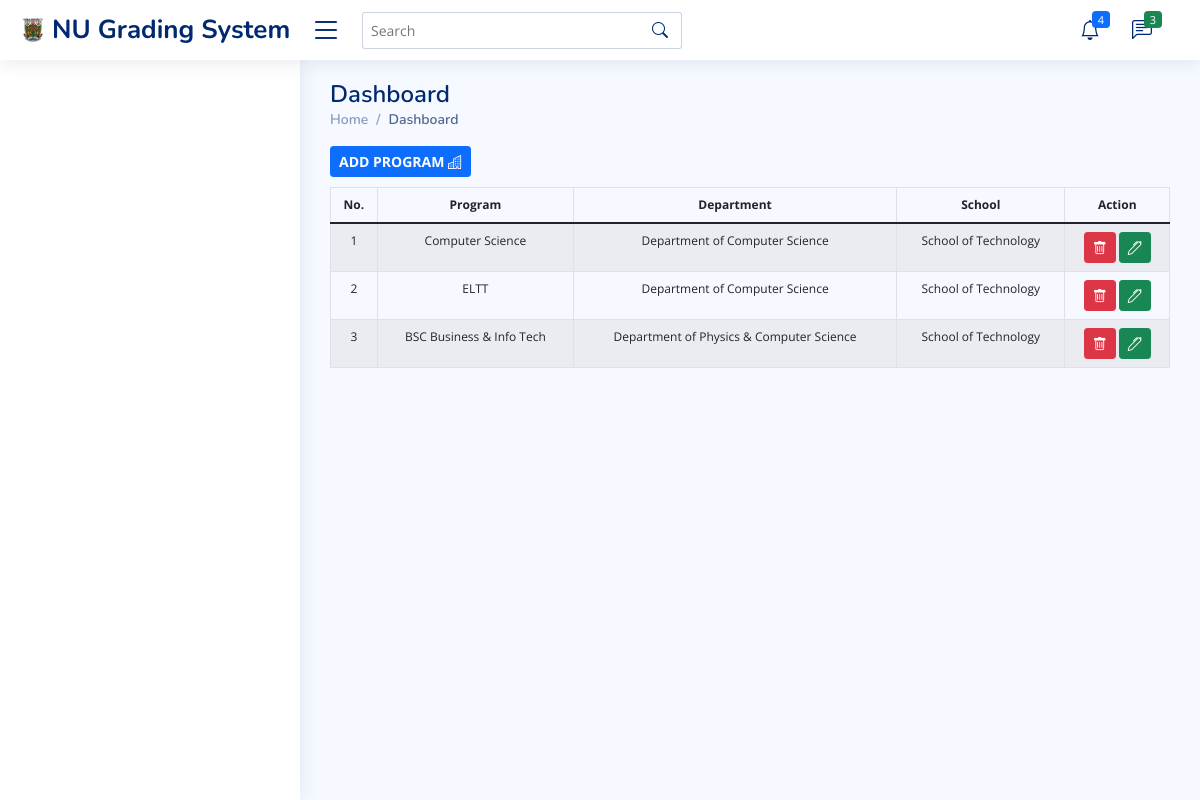
The page /dashboard/add-program.php on the database its author committed.
### tables this page shows
CREATE TABLE `tblprogram` (
  `id` int(11) NOT NULL,
  `program` varchar(100) NOT NULL,
  `department` int(11) DEFAULT NULL,
  `school` int(11) DEFAULT NULL
);

CREATE TABLE `tbldepartment` (
  `id` int(11) NOT NULL,
  `department` varchar(100) NOT NULL
);

CREATE TABLE `tblschool` (
  `id` int(11) NOT NULL,
  `school` varchar(100) NOT NULL
);

### controller/DBconfig.php (called while the page is built, shortened)
<?php
class DBConfig {
    public function db_connect (){
        $this->conn = mysqli_connect (Dbhostname , Dbusername , Dbhostpass, Dbname);
}
}
?>

### controller/Controller.php (called while the page is built, shortened)
<?php
include 'DBConfig.php';
class Controller extends DBConfig {
    public function readProgramComponent($id = null){
    $query = "SELECT * FROM tblprogram tblprog JOIN tbldepartment tbldep ON tblprog.department = tbldep.id
             JOIN tblschool tblsch ON tblprog.school = tblsch.id";
    $queryrun = mysqli_query($this->conn, $query);
    return $queryrun;
}
}
$Controller = new Controller ();
?>

### dashboard/add-program.php (the view, shortened to what this page needs)
<?php include 'dashboard-header.php';
$readquery = $Controller->readProgramComponent();
?>
<?php include 'dashboard-sidebar.php';?>
  <main id="main" class="main">
    <div class="pagetitle">
      <h1>Dashboard</h1>
      <nav>
        <ol class="breadcrumb">
          <li class="breadcrumb-item"><a href="dashboard.php">Home</a></li>
          <li class="breadcrumb-item active">Dashboard</li>
        </ol>
        <div class="btn-group me-2">
            <button  class="btn btn-sm btn-primary fw-bold"  data-bs-toggle="modal" data-bs-target="#adminAdd">ADD PROGRAM <i class="bi bi-building"></i> </button>
          </div>
      </nav>
    </div>
<table class="table table-striped table-bordered table-hover table-responsive datatable" style="font-size:12px" cellspacing="0">
          <thead class="text-center">
            <tr>
              <th>No.</th>
              <th>Program</th>
              <th>Department</th>
              <th>School</th>
              <th>Action</th>
            </tr>
          </thead>
          <tbody class="text-center">
            <tr>
    <?php
     $i = 1;
     while($row = mysqli_fetch_assoc($readquery)){ ?>
     <td><?php echo $i++?></td>
    <td><?php echo $row['program'];?></td>
    <td><?php echo $row['department'];?></td>
    <td><?php echo $row['school'];?></td>
<td>
  <a href="add-program.php?deletedata=<?php echo $row['id'];?>" class="text-white mr-2 text-decoration-none btn btn-danger btn-sm" onclick="return confirm('Do you want to remove this data?')";
    title="Delete"><i class="bi bi-trash"></i> </a>
    <a href="edit-program.php?editdata=<?php echo $row['id'];?>" class="text-white mr-2 text-decoration-none btn btn-success btn-sm" onclick="return confirm('Do you want to edit this data?')";
    title="Delete"><i class="bi bi-pen"></i> </a>
</td>
</tr>
<?php } ?>
          </tbody>
        </table>
  </main>
  <?php include 'dashboard-footer.php';?>

### dashboard/assets/css/style.css (style rules this page uses)
:root { scroll-behavior: smooth; }
body { font-family: "Open Sans", sans-serif; background: #f6f9ff; color: #444444; }
a { color: #4154f1; text-decoration: none; }
h1, h2, h3, h4, h5, h6 { font-family: "Nunito", sans-serif; }
#main { margin-top: 60px; padding: 20px 30px; transition: all 0.3s; }
.pagetitle { margin-bottom: 10px; }
.pagetitle h1 { font-size: 24px; margin-bottom: 0; font-weight: 600; color: #012970; }
.breadcrumb { font-size: 14px; font-family: "Nunito", sans-serif; color: #899bbd; font-weight: 600; }
.breadcrumb a { color: #899bbd; transition: 0.3s; }
.breadcrumb .breadcrumb-item::before { color: #899bbd; }
.breadcrumb .active { color: #51678f; font-weight: 600; }
@media (min-width: 1200px) { #main, #footer { margin-left: 300px; } }

### rows shown on the page
tblprogram: program "Computer Science", department.department "Department of Computer Science", school.school "School of Technology"
tblprogram: program "ELTT", department.department "Department of Computer Science", school.school "School of Technology"
tblprogram: program "BSC Business & Info Tech", department.department "Department of Physics & Computer Science", school.school "School of Technology"
